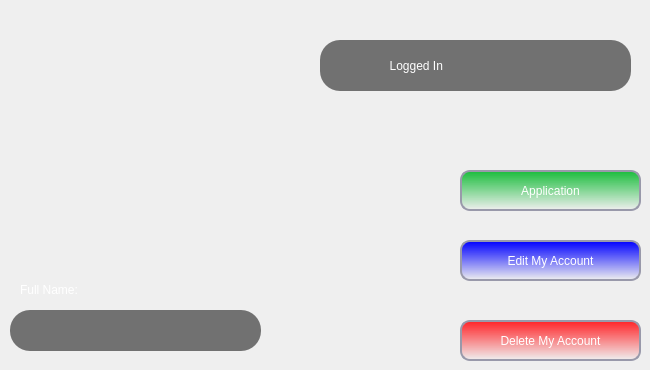
     <widget class="QWidget" name="page_2">
      <widget class="QLabel" name="label_9">
       <property name="geometry">
        <rect>
         <x>320</x>
         <y>40</y>
         <width>311</width>
         <height>51</height>
        </rect>
       </property>
       <property name="styleSheet">
        <string notr="true">padding-left:20px;
font: 700 12pt &quot;Segoe UI&quot;;
padding-right:20px;
border-radius:20px;
background-color: rgb(113, 113, 113);
color: #fefefe;</string>
       </property>
       <property name="text">
        <string>              Logged In</string>
       </property>
      </widget>
      <widget class="QLabel" name="LoggedPic">
       <property name="geometry">
        <rect>
         <x>50</x>
         <y>160</y>
         <width>71</width>
         <height>51</height>
        </rect>
       </property>
       <property name="text">
        <string/>
       </property>
      </widget>
      <widget class="QLabel" name="label_10">
       <property name="geometry">
        <rect>
         <x>20</x>
         <y>280</y>
         <width>91</width>
         <height>20</height>
        </rect>
       </property>
       <property name="styleSheet">
        <string notr="true">color: rgb(255, 255, 255);
font: 11pt &quot;Segoe UI&quot;;</string>
       </property>
       <property name="text">
        <string>Full Name:</string>
       </property>
      </widget>
      <widget class="QLineEdit" name="nameLabel">
       <property name="geometry">
        <rect>
         <x>10</x>
         <y>310</y>
         <width>251</width>
         <height>41</height>
        </rect>
       </property>
       <property name="styleSheet">
        <string notr="true">padding-left:20px;
padding-right:20px;
border-radius:20px;
background-color: rgb(113, 113, 113);
color: #fefefe;</string>
       </property>
      </widget>
      <widget class="QPushButton" name="logoutButton">
       <property name="geometry">
        <rect>
         <x>460</x>
         <y>170</y>
         <width>181</width>
         <height>41</height>
        </rect>
       </property>
       <property name="styleSheet">
        <string notr="true">QPushButton {
	font: 900 9pt &quot;AriaI Black&quot;;
	border-style: solid;
	border-width: 2px;
	border-color: #9999aa;
	border-radius: 10px;
	color: black;
	background-color: qlineargradient(spread:pad, x1:0.5, y1:0, x2:0.5, y2:1, stop:0 rgba(26, 198, 60, 255), stop:1 rgba(26, 198, 60, 255));
}

QPushButton:enabled {
	background-color: qlineargradient(spread:pad, x1:0.5, y1:0, x2:0.5, y2:1, stop:0 rgba(26, 189, 60, 255), stop:1 rgba(0, 0, 0, 0));
		color: white;
}

QPushButton:pressed {
	background-color: qlineargradient(spread:pad, x1:0.5, y1:0, x2:0.5, y2:1, stop:0 rgba(0, 255, 255, 255), stop:1 rgba(255, 255, 255, 255));
		color: #fffffe;
}


QPushButton:hover:!pressed {
	background-color: qlineargradient(spread:pad, x1:0.5, y1:0, x2:0.5, y2:1, stop:0 rgba(218,165,32), stop:1 rgba(255, 255, 255, 255));
		color: #0c2f70;
}

QPushButton:disabled {
		background-color: #aaaaaa;
		color: #ffffff;
}
</string>
       </property>
       <property name="text">
        <string>Application</string>
       </property>
      </widget>
      <widget class="QPushButton" name="editButton">
       <property name="geometry">
        <rect>
         <x>460</x>
         <y>240</y>
         <width>181</width>
         <height>41</height>
        </rect>
       </property>
       <property name="styleSheet">
        <string notr="true">QPushButton {
	font: 900 9pt &quot;AriaI Black&quot;;
	border-style: solid;
	border-width: 2px;
	border-color: #9999aa;
	border-radius: 10px;
	color: black;
	background-color: qlineargradient(spread:pad, x1:0.5, y1:0, x2:0.5, y2:1, stop:0 rgba(0, 0, 255, 255), stop:1 rgba(255, 255, 255, 255));
}

QPushButton:enabled {
	background-color: qlineargradient(spread:pad, x1:0.5, y1:0, x2:0.5, y2:1, stop:0 rgba(0, 0, 255, 255), stop:1 rgba(0, 0, 0, 0));
		color: white;
}

QPushButton:pressed {
	background-color: qlineargradient(spread:pad, x1:0.5, y1:0, x2:0.5, y2:1, stop:0 rgba(0, 255, 255, 255), stop:1 rgba(255, 255, 255, 255));
		color: #fffffe;
}


QPushButton:hover:!pressed {
	background-color: qlineargradient(spread:pad, x1:0.5, y1:0, x2:0.5, y2:1, stop:0 rgba(218,165,32), stop:1 rgba(255, 255, 255, 255));
		color: #0c2f70;
}

QPushButton:disabled {
		background-color: #aaaaaa;
		color: #ffffff;
}
</string>
       </property>
       <property name="text">
        <string>Edit My Account</string>
       </property>
      </widget>
      <widget class="QPushButton" name="delButton">
       <property name="geometry">
        <rect>
         <x>460</x>
         <y>320</y>
         <width>181</width>
         <height>41</height>
        </rect>
       </property>
       <property name="styleSheet">
        <string notr="true">QPushButton {
	font: 900 9pt &quot;AriaI Black&quot;;
	border-style: solid;
	border-width: 2px;
	border-color: #9999aa;
	border-radius: 10px;
	color: black;
	background-color: qlineargradient(spread:pad, x1:0.5, y1:0, x2:0.5, y2:1, stop:0 rgba(0, 0, 255, 255), stop:1 rgba(255, 255, 255, 255));
}

QPushButton:enabled {
	background-color: qlineargradient(spread:pad, x1:0.5, y1:0, x2:0.5, y2:1, stop:0 rgba(255, 35, 39, 255), stop:1 rgba(0, 0, 0, 0));
		color: white;
}

QPushButton:pressed {
	background-color: qlineargradient(spread:pad, x1:0.5, y1:0, x2:0.5, y2:1, stop:0 rgba(0, 255, 255, 255), stop:1 rgba(255, 255, 255, 255));
		color: #fffffe;
}


QPushButton:hover:!pressed {
	background-color: qlineargradient(spread:pad, x1:0.5, y1:0, x2:0.5, y2:1, stop:0 rgba(218,165,32), stop:1 rgba(255, 255, 255, 255));
		color: #0c2f70;
}

QPushButton:disabled {
		background-color: #aaaaaa;
		color: #ffffff;
}
</string>
       </property>
       <property name="text">
        <string>Delete My Account</string>
       </property>
      </widget>
      <widget class="QLabel" name="loggedPic">
       <property name="geometry">
        <rect>
         <x>20</x>
         <y>150</y>
         <width>141</width>
         <height>101</height>
        </rect>
       </property>
       <property name="text">
        <string/>
       </property>
       <property name="pixmap">
        <pixmap resource="resources.qrc">:/pictures/user.png</pixmap>
       </property>
      </widget>
      <zorder>nameLabel</zorder>
      <zorder>label_9</zorder>
      <zorder>LoggedPic</zorder>
      <zorder>label_10</zorder>
      <zorder>logoutButton</zorder>
      <zorder>editButton</zorder>
      <zorder>delButton</zorder>
      <zorder>loggedPic</zorder>
     </widget>
